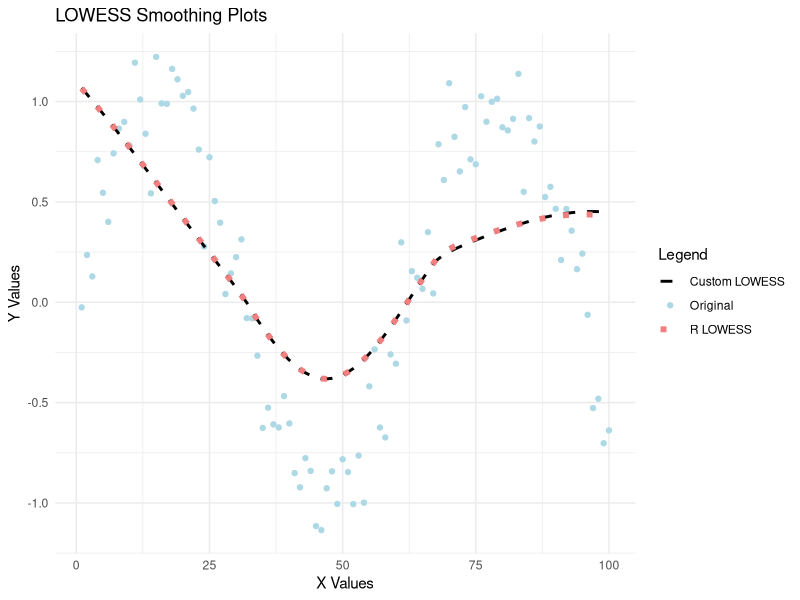

Write R code to recreate this figure.
## ---- chunk 1
library("dplyr")
library("ggplot2")
library("knitr")
library("magrittr")

opts_chunk$set(echo = TRUE)
## ---- chunk 2
customLowess <- function(x, y, f){
	n <- length(x) # Number of rows of x
	k <- ceiling(f * n) # Calculate span
	fitted_y <- numeric(n) # Stores the smoothed values
	
	# Loop through all the points
	for(i in 1:n) {
		distances <- abs(x - x[i]) # Calculate the distances
		indices <- order(distances)[1:k] # Get the nearest k points indices
		w <- (1 - (distances[indices] / max(distances[indices]))^3)^3 # Calculate the weights for all nearest points
	
		# Regression
		X <- cbind(1, x[indices])
		Y <- y[indices]
		W <- diag(w)
		B <- solve(t(X) %*% W %*% X) %*% t(X) %*% W %*% Y
		fitted_y[i] <- c(1, x[i]) %*% B
	}
	return(fitted_y)
}
## ---- chunk 3
set.seed(1)

x <- 1:100
e <- rnorm(100, mean=0, sd=0.2)
y <- sin(x/10) + e

original_data <- data.frame(x=x, y=y)
custom_data <- data.frame(x=x, y=customLowess(x=x, y=y, f=2/3))
r_data <- data.frame(lowess(x=x, y=y, f=2/3, iter=0))

ggplot() +
  geom_point(data = original_data, aes(x, y, color = "Original")) + 
  geom_line(data = custom_data, aes(x, y, color = "Custom LOWESS"), linewidth = 1, linetype = "dashed") +
  geom_line(data = r_data, aes(x, y, color = "R LOWESS"), linewidth = 2, linetype = "dotted") +
  scale_color_manual(values = c("Original" = "lightblue", "Custom LOWESS" = "black", "R LOWESS" = "lightcoral")) + 
  labs(title = "LOWESS Smoothing Plots", x = "X Values", y = "Y Values", color = "Legend") +
  theme_minimal()
